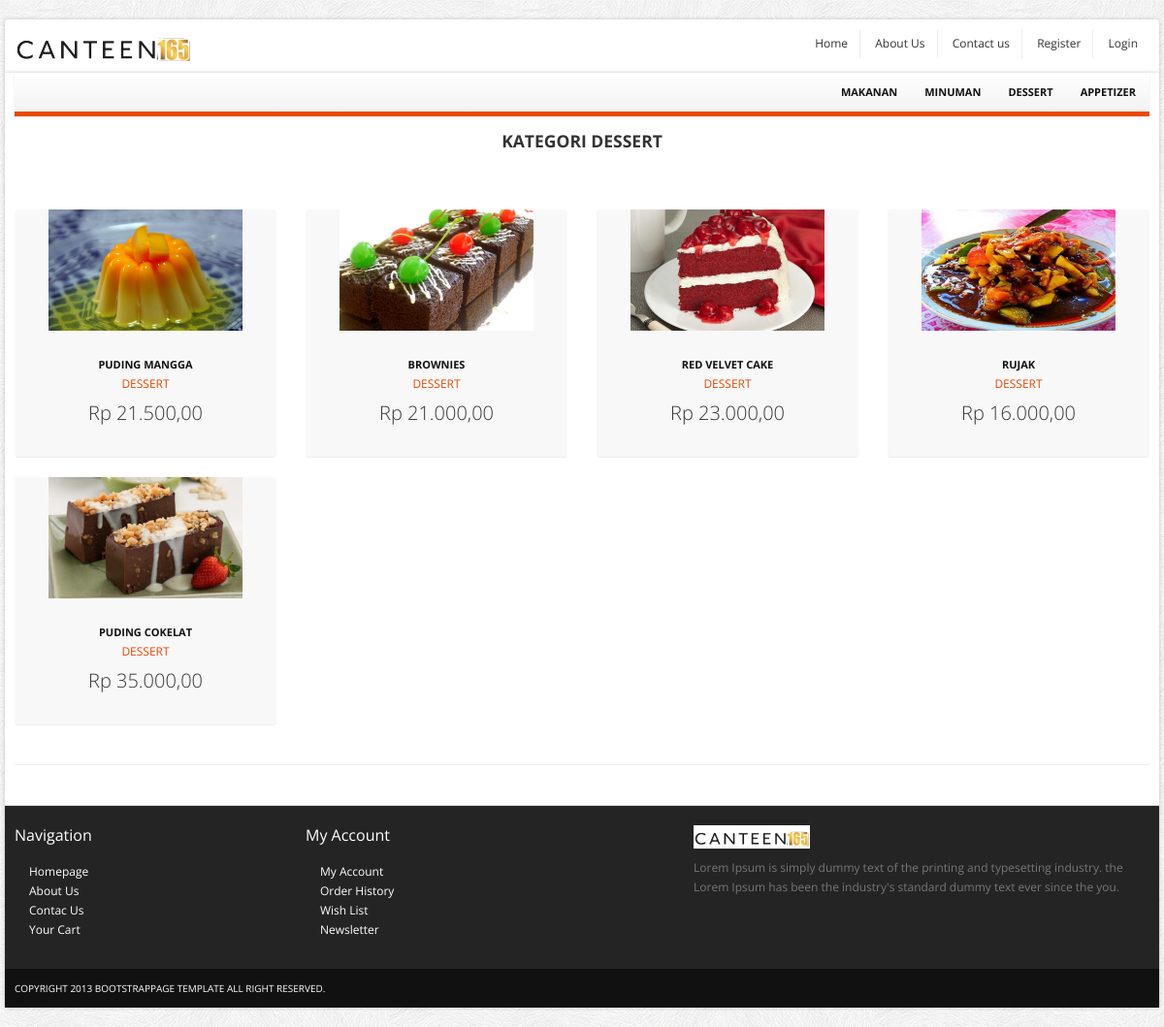
/index.php?p=products&id=4, run on the app's committed database.
### tables this page shows
CREATE TABLE `tblcategory` (
  `id` int(11) NOT NULL,
  `nama` varchar(50) NOT NULL,
  `deskripsi` varchar(300) NOT NULL
);

CREATE TABLE `tblmenu` (
  `id` int(11) NOT NULL,
  `nama` varchar(50) NOT NULL,
  `deskripsi` varchar(500) NOT NULL,
  `harga` int(11) NOT NULL,
  `idcategory` int(11) NOT NULL,
  `foto` varchar(100) NOT NULL
);

### inc.koneksi.php (called while the page is built, shortened)
<?php
class Connection{
   private $host = "localhost";
   private $struser = "root";
   private $strpassword = "";
   private $strdbname = "canteen165";
	function connect()
	{
	    $conn = mysqli_connect($this->host,$this->struser, $this->strpassword);
	 	 mysqli_select_db($conn, $this->strdbname);
		 $this->connection = $conn;
	}
}
?>

### class/class.Category.php (called while the page is built, shortened)
<?php
	class Category extends Connection
	{
		public function __get($atribute) {
			if (property_exists($this, $atribute)) {
				return $this->$atribute;
				}
		}
		public function SelectAllCategory(){
			$sql = "SELECT * FROM tblcategory";
			$result = mysqli_query($this->connection, $sql);
			$arrResult = Array();
			$cnt=0;
			if(mysqli_num_rows($result) > 0){
				while ($data = mysqli_fetch_array($result))
				{
					$objCategory = new Category();
					$objCategory->id=$data['id'];
					$objCategory->nama=$data['nama'];
					$objCategory->deskripsi=$data['deskripsi'];
					$arrResult[$cnt] = $objCategory;
					$cnt++;
				}
			}
			return $arrResult;
		}
 	}
?>

### class/class.Menu.php (called while the page is built, shortened)
<?php
	class Menu extends Connection
	{
		public function __get($atribute) {
			if (property_exists($this, $atribute)) {
				return $this->$atribute;
				}
		}
		public function SelectAllMenu($cari_idcategory, $cari_deskripsi){
			$sql = "SELECT a.*, b.nama as namacategory FROM tblmenu a, tblcategory b where a.idcategory= b.id";
			if($cari_idcategory != '')
			{
				$sql .= " AND a.idcategory = $cari_idcategory";
			}
			$sql .= " ORDER BY id ASC";
			$result = mysqli_query($this->connection, $sql);
			$arrResult = Array();
			$cnt=0;
			while ($data = mysqli_fetch_array($result))
			{
				$objMenu = new Menu();
				$objMenu->id=$data['id'];
				$objMenu->nama=$data['nama'];
				$objMenu->idcategory=$data['idcategory'];
				$objMenu->namacategory=$data['namacategory'];
				$objMenu->deskripsi=$data['deskripsi'];
				$objMenu->harga=$data['harga'];
				$objMenu->foto=$data['foto'];
				$arrResult[$cnt] = $objMenu;
				$cnt++;
			}
			return $arrResult;
		}
 	}
?>

### pages/products.php (the view)
<section class="header_text sub">
<?php
	if(isset($_GET['id'])){
	$idcategory =  $_GET['id'];
	require_once('./class/class.Menu.php');
	$objMenu = new Menu();
	$arrayResult = $objMenu->SelectAllMenu($idcategory, '');
?>
	<h4><span>Kategori <?php echo $arrayResult[0]->namacategory;  ?></span></h4>
</section>
<section class="main-content">
	<div class="row">
		<div class="span12">
			<ul class="thumbnails listing-products">
				<?php
				foreach ($arrayResult as $dataMenu) {
					echo '<li class="span3">
							<div class="product-box">
								<span class="sale_tag"></span>
								<p><a href="index.php?p=productdetail&id='.$dataMenu->id.'"><img height="150" width="200" src="upload/menu/'.$dataMenu->foto.'" alt="" /></a></p>
								<a href="index.php?p=productdetail&id='.$dataMenu->id.'" class="title">'.$dataMenu->nama.'</a><br/>
								<a href="index.php?p=products&id='.$dataMenu->idcategory.'" class="category">'.$dataMenu->namacategory.'</a>
								<p class="price">Rp '.number_format($dataMenu->harga,2,',','.').'</p>
							</div>
						</li>
						';
				}
			}
				?>
			</ul>
		<hr>
		</div>
	</div>
</section>

### index.php (shortened to what this page needs)
<?php
	require "inc.koneksi.php";
?>
<!DOCTYPE html>
<html lang="en">
	<head>
		<link href="css/bootstrap.min.css" rel="stylesheet">
		<link href="css/bootstrap-responsive.min.css" rel="stylesheet">
		<link href="css/flexslider.css" rel="stylesheet"/>
		<link href="css/main.css" rel="stylesheet"/>
	</head>
    <body>
		<div id="top-bar" class="container">
			<div class="row">
				<div class="span4">
					<a href="index.php" class="logo pull-left"><img src="images/logo.png" class="site_logo" alt=""></a>
				</div>
				<div class="span8">
					<div id="menu_user" class="account pull-right">
						<ul class="user-menu">
						    <li><a href="index.php">Home</a></li>
							<li><a href="index.php?p=about">About Us</a></li>
							<li><a href="index.php?p=contact">Contact us</a></li>
							<?php
								if(isset($_SESSION["role"]))
							    {
									if($_SESSION["role"] == "admin")
									{
							?>
										<li><a href="index.php?p=accountlist">User</a></li>
										<li><a href="index.php?p=rolelist">Role</a></li>
										<li><a href="index.php?p=pembelilist">Pembeli</a></li>
										<li><a href="index.php?p=categorylist">Kategori</a></li>
										<li><a href="index.php?p=menulist">Menu</a></li>
										<li><a href="index.php?p=bannerlist">Banner</a></li>
										<li><a href="index.php?p=pesananlist">Pesanan</a></li>
							<?php
									}
									else
									{
							?>
										<li><a href="index.php?p=historypesanan">History Pesanan</a></li>
										<li><a href="index.php?p=cart">Keranjang</a></li>
							<?php
									}
							?>
									<li><a href="index.php?p=logout">Logout</a></li>
							<?php
							    }
							    else
								{
							?>
									<li><a href="index.php?p=register">Register</a></li>
									<li><a href="index.php?p=login">Login</a></li>
							<?php
								}
							?>
						</ul>
					</div>
				</div>
			</div>
		</div>
		<div id="wrapper" class="container">
		<div class="navbar-inner main-menu">
					<nav id="menu" class="pull-right">
					<ul>
					<?php
					require_once('./class/class.Category.php');
					$objCategory = new Category();
					$arrayResult = $objCategory->SelectAllCategory();
					foreach ($arrayResult as $dataCategory) {
						echo '<li><a href="index.php?p=products&id='.$dataCategory->id.'">'.$dataCategory->nama.'</a>';
						echo '</li>';
					}
					?>
						</ul>
					</nav>
				</div>
			<section id="content">
			<div id="konten">
				<?php
				$pages_dir = 'pages';
				if(!empty($_GET['p'])){
					$pages = scandir($pages_dir, 0);
					unset($pages[0], $pages[1]);
					$p = $_GET['p'];
					if(in_array($p.'.php', $pages)){
						include($pages_dir.'/'.$p.'.php');
					} else {
						echo 'Halaman tidak ditemukan! :(';
					}
				} else {
					include($pages_dir.'/home.php');
				}
				?>
			</div>
			</section>
			<section id="footer-bar">
				<div class="row">
					<div class="span3">
						<h4>Navigation</h4>
						<ul class="nav">
							<li><a href="index.php">Homepage</a></li>
							<li><a href="index.php?p=about">About Us</a></li>
							<li><a href="./contact.html">Contac Us</a></li>
							<li><a href="./cart.html">Your Cart</a></li>
						</ul>
					</div>
					<div class="span4">
						<h4>My Account</h4>
						<ul class="nav">
							<li><a href="index.php?p=editprofile">My Account</a></li>
							<li><a href="index.php?p=history">Order History</a></li>
							<li><a href="#">Wish List</a></li>
							<li><a href="#">Newsletter</a></li>
						</ul>
					</div>
					<div class="span5">
						<p class="logo"><img src="themes/images/logo.png" class="site_logo" alt=""></p>
						<p>Lorem Ipsum is simply dummy text of the printing and typesetting industry. the  Lorem Ipsum has been the industry's standard dummy text ever since the you.</p>
						<br/>
						<span class="social_icons">
							<a class="facebook" href="#">Facebook</a>
							<a class="twitter" href="#">Twitter</a>
							<a class="skype" href="#">Skype</a>
							<a class="vimeo" href="#">Vimeo</a>
						</span>
					</div>
				</div>
			</section>
			<section id="copyright">
				<span>Copyright 2013 bootstrappage template  All right reserved.</span>
			</section>
		</div>
    </body>
</html>

### css/main.css (style rules this page uses)
body { font-size: 12px; font-family: 'Open Sans', arial, tahoma, sans-serif; background:url(images/bg.png) repeat 0 0 fixed; }
ul li a,a { color:#333; outline:0; -webkit-transition: all 0.2s linear; -moz-transition: all 0.2s linear; -o-transition: all 0.2s linear; -ms-transition: all 0.2s linear; transition: all 0.2s linear; }
a { color:#eb4800; }
#wrapper,#top-bar { background: #fff; margin: 20px auto 20px auto; box-shadow: 0px 0px 4px 0px rgba(0, 0, 0, 0.2); -moz-box-shadow: 0px 0px 4px 0px rgba(0, 0, 0, 0.2); -webkit-box-shadow: 0px 0px 4px 0px rgba(0, 0, 0, 0.2); padding:0px 10px; }
section.homepage-slider, section.navbar, section.google_map, section#footer-bar, section#copyright { margin-left: -10px; margin-right: -10px; }
section.header_text { background:url(images/bg_h.png) no-repeat bottom; text-align:center; padding:15px 0 20px 0; font-size:16px; line-height:30px; border-bottom:1px solid #fff; }
section.header_text.sub { font-size:14px; margin-bottom:40px; }
section.header_text.sub h4 { text-transform:uppercase; margin:0; }
#top-bar { background-color:#fff; padding:10px; margin: 20px auto -22px auto; -webkit-border-radius: 4px; -moz-border-radius: 4px; border-radius: 4px; }
#top-bar .user-menu { margin: 0; padding: 0; list-style: none; }
#top-bar .user-menu li { display: inline-block; *display: inline; zoom: 1; border-right: 1px solid #eee; padding: 5px 12px; }
#top-bar .user-menu li:last-child { border-right:0; }
section#footer-bar, section#copyright { padding:10px 10px; }
section#footer-bar { margin-top:20px; padding-top:10px; background-color:#242424; border-top:1px solid #ddd; color:#777; }
section#footer-bar p.logo { margin-top:10px; width:120px; }
section#footer-bar a { text-indent:15px; color:#fff; }
section#footer-bar .nav a { background: url(images/trigger_right.png) no-repeat 5px 7px; }
section#footer-bar h4 { padding: 0; font-size: 16px; color: #fff; font-weight:normal; margin: 10px 0 18px; }
section#footer-bar .social_icons a { display: block; float: left; width: 29px; height: 28px; text-indent: -9999px; background-image: url(images/social-icons.png); background-repeat: no-repeat; margin-right: 10px; -webkit-transition: all 0.4s; -moz-transition: all 0.4s; -o-transition: all 0.4s; -ms-transition: all 0.4s; transition: all 0.4s; }
section#footer-bar .social_icons a.twitter { background-position: -38px 0; }
section#footer-bar .social_icons a.skype { background-position: -76px 0; }
section#footer-bar .social_icons a.vimeo { background-position: -115px 0; }
section#copyright { background-color:#111111; color:#fff; font-size:10px; text-transform:uppercase; }
.navbar-inner.main-menu { height: 40px; padding-left:10px; padding-right:0; border-right: 0; border-left: 0; border-top: 0; border-bottom:5px solid #eb4800; -webkit-border-radius: 0; -moz-border-radius: 0; border-radius: 0; filter: none; }
#menu > ul { display: block; margin-left:0; }
#menu > ul > li { list-style: none; float: left; position: relative; margin-right: 0px; }
#menu > ul > li > a { font-size: 11px; color: #111; display: block; text-transform: uppercase; font-weight: bold; text-align: center; padding: 10px 14px; }
.product-box { text-align:center; padding-bottom:15px; position: relative; background-color:#f8f8f8; border-radius: 4px; -moz-border-radius: 4px; -webkit-border-radius: 4px; border-bottom:1px solid #eee; }
.product-box span.sale_tag { background: url(images/sprites.png) no-repeat scroll 0 0 transparent; height: 54px; position: absolute; width: 55px; z-index: 100; top:0; left:0; }
.product-box img { overflow:hidden; }
.product-box a.title { text-transform:uppercase; color:#111111; display:inline-block; font-weight:bold; font-size:11px; margin:15px 0 0px 0; }
.product-box a.category { color:#eb4800; }
.product-box p.price { font-size:20px; font-weight:300; padding:10px 0; }

### data on the page
tblcategory: nama "MAKANAN"
tblcategory: nama "MINUMAN"
tblcategory: nama "DESSERT"
tblcategory: nama "APPETIZER"
tblmenu: foto (picture), nama "PUDING MANGGA", idcategory.nama "DESSERT", harga "21.500,00"
tblmenu: foto (picture), nama "BROWNIES", idcategory.nama "DESSERT", harga "21.000,00"
tblmenu: foto (picture), nama "RED VELVET CAKE", idcategory.nama "DESSERT", harga "23.000,00"
tblmenu: foto (picture), nama "RUJAK", idcategory.nama "DESSERT", harga "16.000,00"
tblmenu: foto (picture), nama "PUDING COKELAT", idcategory.nama "DESSERT", harga "35.000,00"
